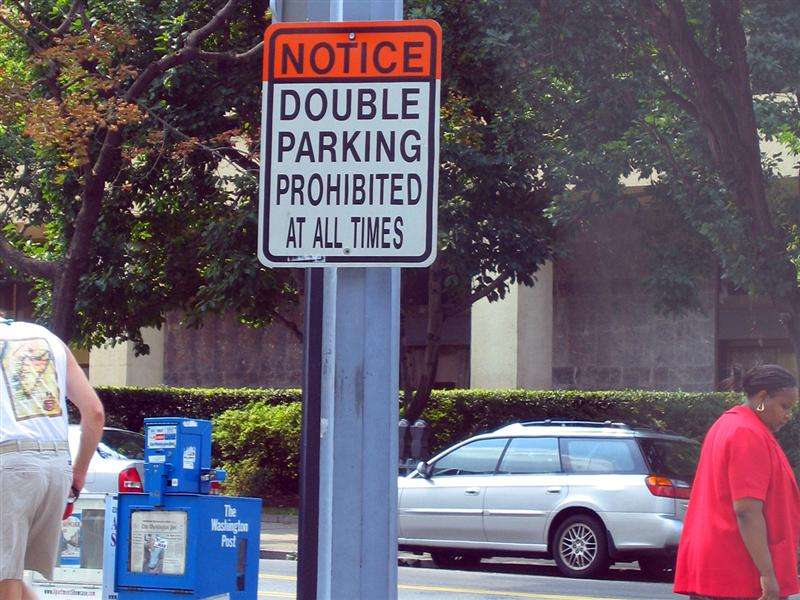
#> input picture 산업컴퓨터비전실제/8주차 실습/image.jpg, 800 x 600 px, found by its file name
$ python 8week-1.py
#> lines starting #> are read from the running program, lines starting #| are printed output that depends on the picture
# -*- coding: utf-8 -*-
"""
Spyder Editor

This is a temporary script file.
"""

import cv2
import numpy as np

img = cv2.imread('c:/study/8week/image.jpg', cv2.IMREAD_COLOR)
#> img is the input picture: shape (600, 800, 3); mean B, G, R 108.1, 94.7, 105.4
corners = cv2.cornerHarris(cv2.cvtColor(img, cv2.COLOR_BGR2GRAY), 2, 3, 0.04)
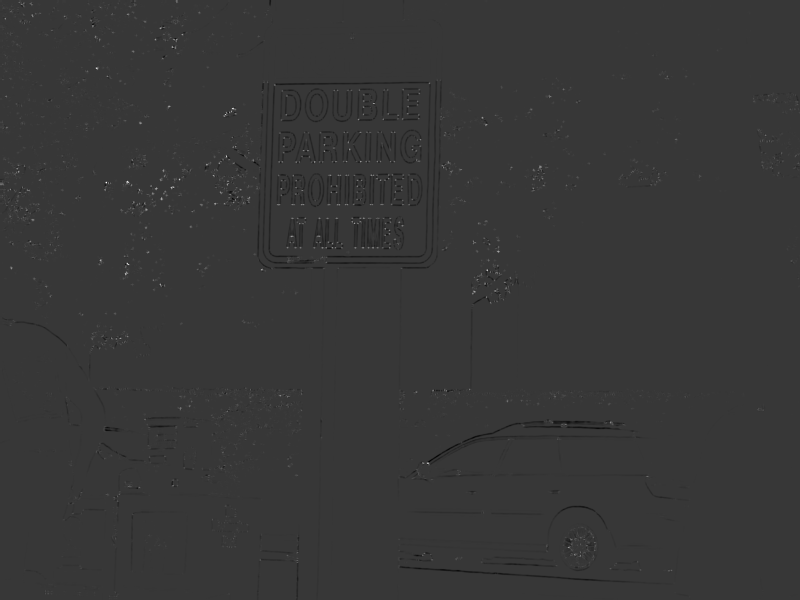
#> corners: shape (600, 800) float32; min -0.0107, max 0.0387, mean -1.72e-05; drawn with min black and max white

corners = cv2.dilate(corners, None)
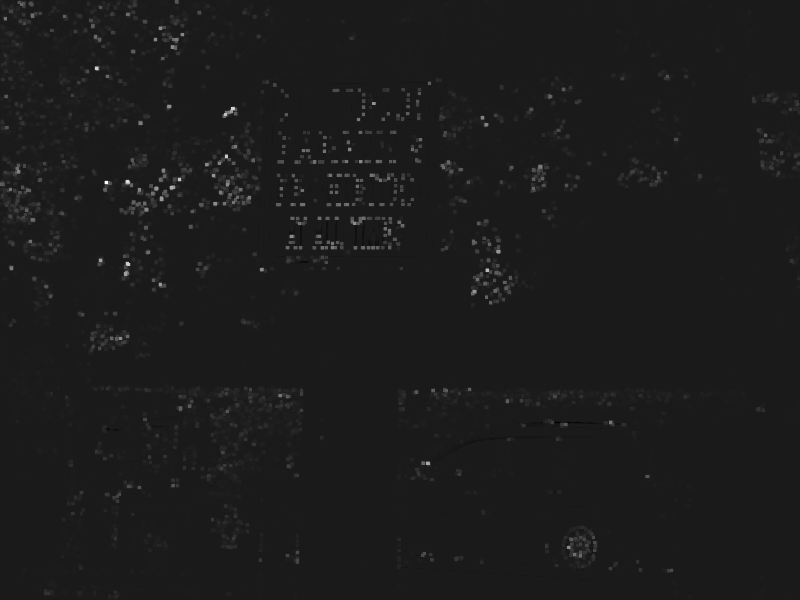
#> corners: shape (600, 800) float32; min -0.00454, max 0.0387, mean 0.000274; drawn with min black and max white

show_img = np.copy(img)
show_img [corners>0.1*corners.max()]-[0,0,255]

corners = cv2.normalize(corners, None, 0, 255, cv2.NORM_MINMAX).astype(np.uint8)
show_img = np.hstack((show_img, cv2.cvtColor(corners, cv2.COLOR_GRAY2BGR)))
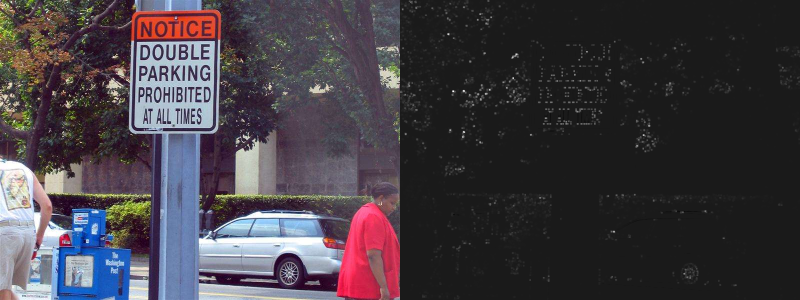
#> show_img: shape (600, 1600, 3) (shown at 1/2 size); mean B, G, R 67.9, 61.2, 66.5

cv2.imshow('Harris corner detector', show_img)
if cv2.waitKey(0) == 27:
#> (key Esc is pressed here)
#> (the run stopped early here; a loop or call above may not have finished)
